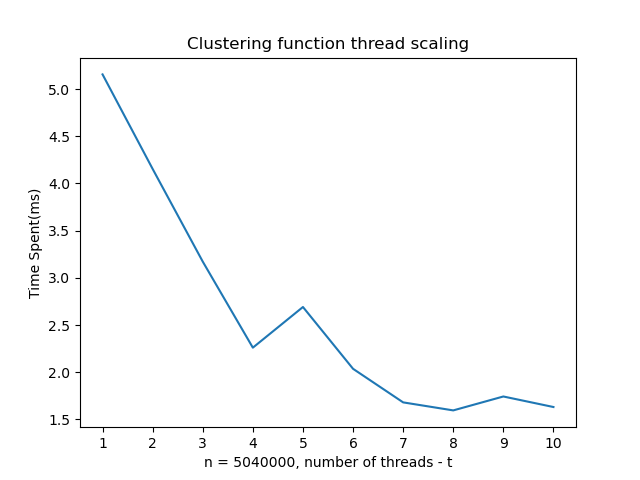

Here is the Python script that generated this plot:
import matplotlib.pyplot as plt
import numpy as np

y = []
x = []

with open('task1c_time.log', 'r') as file:
    for line in file:
        y.append(float(line))


for i in range(1,11): #21 not inclusive
    x.append(f"{i}")
plt.figure(1)
plt.plot(x,y)
plt.xlabel('n = 5040000, number of threads - t')
plt.ylabel('Time Spent(ms)')
plt.title('Clustering function thread scaling')
plt.savefig('task1c.png')
plt.show()
